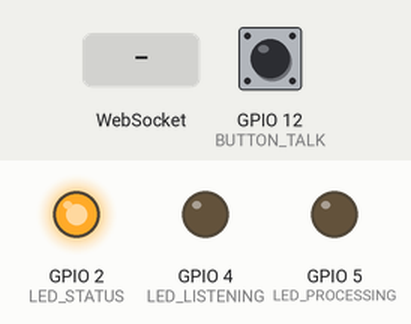
The sketch below on a simulated ESP32. On the bench: output pins drawn as LEDs (lit = HIGH). The test bench sets the inputs (shaded band); at power-on: GPIO 12 (BUTTON_TALK) HIGH. WiFi joins after 1.5 s; servers stay silent unless stated; I2S audio is not simulated (input reads silence); what the sketch prints to the serial monitor is not drawn.

Above: at 2.7 s.
2.8 s: GPIO 12 (BUTTON_TALK) pulled LOW for 0.15 s
4.4 s: WebSocket text "ack" received
5.9 s: GPIO 12 (BUTTON_TALK) pulled LOW for 1 s
At 6.7 s:
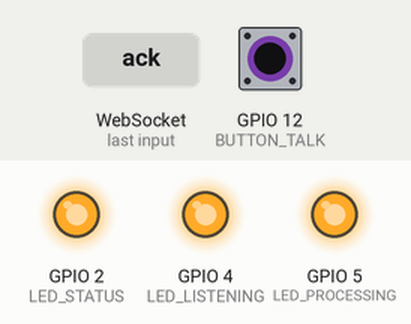
8.4 s: GPIO 12 (BUTTON_TALK) pulled LOW for 3.2 s
At 12.8 s:
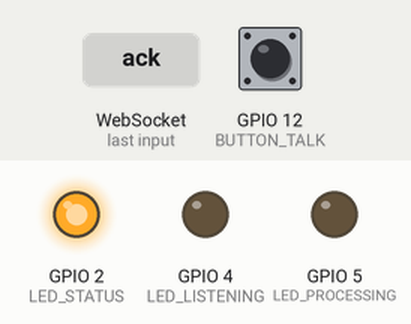
13.1 s: WebSocket text "metadata" received
14.6 s: WebSocket text "response" received
Timing chart, 0 to 17.1 s (numbered marks = the images above; inputs shaded):
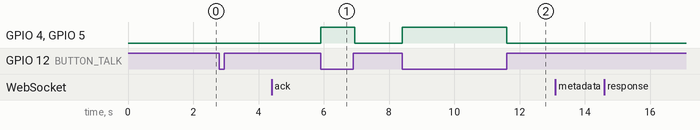

The sketch:

audio_streaming_main.ino
```cpp
/*
🧸 AI Teddy Bear - Real-time Audio Streaming v1.0
ESP32 I2S Microphone + WebSocket Audio Streaming
*/

#include <WiFi.h>
#include <ArduinoJson.h>
#include <WebSocketsClient.h>
#include <driver/i2s.h>
#include "freertos/FreeRTOS.h"
#include "freertos/task.h"

// ================ CONFIGURATION ================
#define WIFI_SSID "YourWiFiSSID"
#define WIFI_PASSWORD "YourWiFiPassword"
#define WS_SERVER "teddy-cloud.example.com"
#define WS_PORT 443
#define DEVICE_ID "teddy_esp32_001"

// Hardware pins
#define BUTTON_TALK 12
#define LED_STATUS 2
#define LED_LISTENING 4
#define LED_PROCESSING 5

// I2S Configuration
#define I2S_SAMPLE_RATE 16000
#define I2S_BCK_PIN 26
#define I2S_WS_PIN 25
#define I2S_DATA_PIN 33
#define AUDIO_BUFFER_SIZE 1024

// ================ GLOBALS ================
WebSocketsClient webSocket;
int16_t* audioBuffer;
bool recording = false;
bool wsConnected = false;
String sessionId = "";

// ================ SETUP ================
void setup() {
  Serial.begin(115200);
  Serial.println("🧸 AI Teddy Bear Starting...");

  initHardware();
  initAudio();
  connectWiFi();
  initWebSocket();

  Serial.println("✅ System Ready!");
}

void initHardware() {
  pinMode(BUTTON_TALK, INPUT_PULLUP);
  pinMode(LED_STATUS, OUTPUT);
  pinMode(LED_LISTENING, OUTPUT);
  pinMode(LED_PROCESSING, OUTPUT);

  digitalWrite(LED_STATUS, LOW);
  digitalWrite(LED_LISTENING, LOW);
  digitalWrite(LED_PROCESSING, LOW);
}

void initAudio() {
  // Allocate audio buffer
  audioBuffer = (int16_t*)malloc(AUDIO_BUFFER_SIZE * sizeof(int16_t));

  // I2S config
  i2s_config_t i2sConfig = {
    .mode = (i2s_mode_t)(I2S_MODE_MASTER | I2S_MODE_RX),
    .sample_rate = I2S_SAMPLE_RATE,
    .bits_per_sample = I2S_BITS_PER_SAMPLE_16BIT,
    .channel_format = I2S_CHANNEL_FMT_ONLY_LEFT,
    .communication_format = I2S_COMM_FORMAT_I2S,
    .intr_alloc_flags = ESP_INTR_FLAG_LEVEL1,
    .dma_buf_count = 8,
    .dma_buf_len = AUDIO_BUFFER_SIZE,
    .use_apll = true
  };

  i2s_pin_config_t pinConfig = {
    .bck_io_num = I2S_BCK_PIN,
    .ws_io_num = I2S_WS_PIN,
    .data_out_num = I2S_PIN_NO_CHANGE,
    .data_in_num = I2S_DATA_PIN
  };

  i2s_driver_install(I2S_NUM_0, &i2sConfig, 0, NULL);
  i2s_set_pin(I2S_NUM_0, &pinConfig);
  i2s_zero_dma_buffer(I2S_NUM_0);

  Serial.println("✅ Audio system initialized");
}

void connectWiFi() {
  WiFi.begin(WIFI_SSID, WIFI_PASSWORD);

  while (WiFi.status() != WL_CONNECTED) {
    delay(500);
    Serial.print(".");
  }

  Serial.printf("\n✅ WiFi connected: %s\n", WiFi.localIP().toString().c_str());
  digitalWrite(LED_STATUS, HIGH);
}

void initWebSocket() {
  webSocket.beginSSL(WS_SERVER, WS_PORT, "/ws/" + String(DEVICE_ID));
  webSocket.onEvent(webSocketEvent);
  webSocket.setReconnectInterval(5000);
  webSocket.enableHeartbeat(30000, 3000, 2);

  Serial.println("✅ WebSocket initialized");
}

// ================ MAIN LOOP ================
void loop() {
  webSocket.loop();
  handleButtons();

  if (recording && wsConnected) {
    captureAndStreamAudio();
  }

  delay(10);
}

void handleButtons() {
  static bool lastButtonState = false;
  bool currentButtonState = digitalRead(BUTTON_TALK) == LOW;

  if (currentButtonState && !lastButtonState) {
    startRecording();
  } else if (!currentButtonState && lastButtonState) {
    stopRecording();
  }

  lastButtonState = currentButtonState;
}

void captureAndStreamAudio() {
  size_t bytesRead = 0;

  esp_err_t result = i2s_read(I2S_NUM_0, audioBuffer,
                             AUDIO_BUFFER_SIZE * sizeof(int16_t),
                             &bytesRead, 100);

  if (result == ESP_OK && bytesRead > 0) {
    // Apply simple noise gate
    applyNoiseGate(audioBuffer, bytesRead / sizeof(int16_t));

    // Send audio via WebSocket
    webSocket.sendBIN((uint8_t*)audioBuffer, bytesRead);

    Serial.printf("📡 Streamed %d bytes\n", bytesRead);
  }
}

void applyNoiseGate(int16_t* samples, size_t count) {
  const int16_t threshold = 150;

  for (size_t i = 0; i < count; i++) {
    if (abs(samples[i]) < threshold) {
      samples[i] = 0;
    }
  }
}

// ================ RECORDING CONTROL ================
void startRecording() {
  if (!wsConnected) {
    Serial.println("❌ WebSocket not connected");
    return;
  }

  Serial.println("🎤 Starting recording...");
  recording = true;

  // Send start notification
  StaticJsonDocument<256> doc;
  doc["type"] = "audio_start";
  doc["device_id"] = DEVICE_ID;
  doc["timestamp"] = millis();
  doc["sample_rate"] = I2S_SAMPLE_RATE;

  String message;
  serializeJson(doc, message);
  webSocket.sendTXT(message);

  digitalWrite(LED_LISTENING, HIGH);
  digitalWrite(LED_PROCESSING, HIGH);
}

void stopRecording() {
  if (!recording) return;

  Serial.println("🛑 Stopping recording...");
  recording = false;

  // Send end notification
  StaticJsonDocument<256> doc;
  doc["type"] = "audio_end";
  doc["device_id"] = DEVICE_ID;
  doc["timestamp"] = millis();

  String message;
  serializeJson(doc, message);
  webSocket.sendTXT(message);

  digitalWrite(LED_LISTENING, LOW);
  digitalWrite(LED_PROCESSING, LOW);
}

// ================ WEBSOCKET EVENTS ================
void webSocketEvent(WStype_t type, uint8_t * payload, size_t length) {
  switch(type) {
    case WStype_DISCONNECTED:
      Serial.println("🔌 WebSocket Disconnected");
      wsConnected = false;
      digitalWrite(LED_STATUS, LOW);
      break;

    case WStype_CONNECTED:
      Serial.printf("✅ WebSocket Connected to: %s\n", payload);
      wsConnected = true;
      digitalWrite(LED_STATUS, HIGH);
      sendMetadata();
      break;

    case WStype_TEXT:
      handleTextMessage((char*)payload, length);
      break;

    case WStype_BIN:
      handleBinaryMessage(payload, length);
      break;

    case WStype_PING:
      Serial.println("🏓 Ping received");
      break;

    case WStype_PONG:
      Serial.println("🏓 Pong received");
      break;

    default:
      break;
  }
}

void sendMetadata() {
  StaticJsonDocument<384> doc;
  doc["type"] = "metadata";
  doc["device_id"] = DEVICE_ID;
  doc["timestamp"] = millis();
  doc["sample_rate"] = I2S_SAMPLE_RATE;
  doc["channels"] = 1;
  doc["bits_per_sample"] = 16;
  doc["version"] = "1.0";

  JsonObject capabilities = doc.createNestedObject("capabilities");
  capabilities["audio_streaming"] = true;
  capabilities["noise_gate"] = true;
  capabilities["psram"] = psramFound();

  String message;
  serializeJson(doc, message);
  webSocket.sendTXT(message);

  Serial.println("📤 Metadata sent");
}

void handleTextMessage(char* message, size_t length) {
  Serial.printf("📨 Text message: %.*s\n", length, message);

  StaticJsonDocument<512> doc;
  if (deserializeJson(doc, message, length) == DeserializationError::Ok) {
    String msgType = doc["type"] | "";

    if (msgType == "ack") {
      String ackType = doc["ack_type"] | "";
      if (ackType == "metadata") {
        sessionId = doc["session_id"] | "";
        Serial.printf("🎯 Session started: %s\n", sessionId.c_str());
      }
    } else if (msgType == "response") {
      String responseText = doc["text"] | "";
      Serial.printf("🤖 AI Response: %s\n", responseText.c_str());
    } else if (msgType == "error") {
      String errorMsg = doc["message"] | "";
      Serial.printf("🚨 Server error: %s\n", errorMsg.c_str());
    }
  }
}

void handleBinaryMessage(uint8_t* data, size_t length) {
  Serial.printf("📦 Binary message: %d bytes\n", length);
  // Handle TTS audio or other binary data
}

// ================ UTILITY FUNCTIONS ================
void blinkLED(int pin, int times, int delayMs) {
  for (int i = 0; i < times; i++) {
    digitalWrite(pin, HIGH);
    delay(delayMs);
    digitalWrite(pin, LOW);
    delay(delayMs);
  }
} 
```

Measured:
- after the input at 2.8 s, every drawn part: stays the same
- after the input at 4.4 s, every drawn part: stays the same
- after the input at 5.9 s, GPIO 4 (LED_LISTENING), GPIO 5 (LED_PROCESSING): LOW → HIGH at once, → LOW 1.0 s later
- after the input at 8.4 s, GPIO 4 (LED_LISTENING), GPIO 5 (LED_PROCESSING): LOW → HIGH at once, → LOW 3.2 s later
- after the input at 13.1 s, every drawn part: stays the same
- after the input at 14.6 s, every drawn part: stays the same
